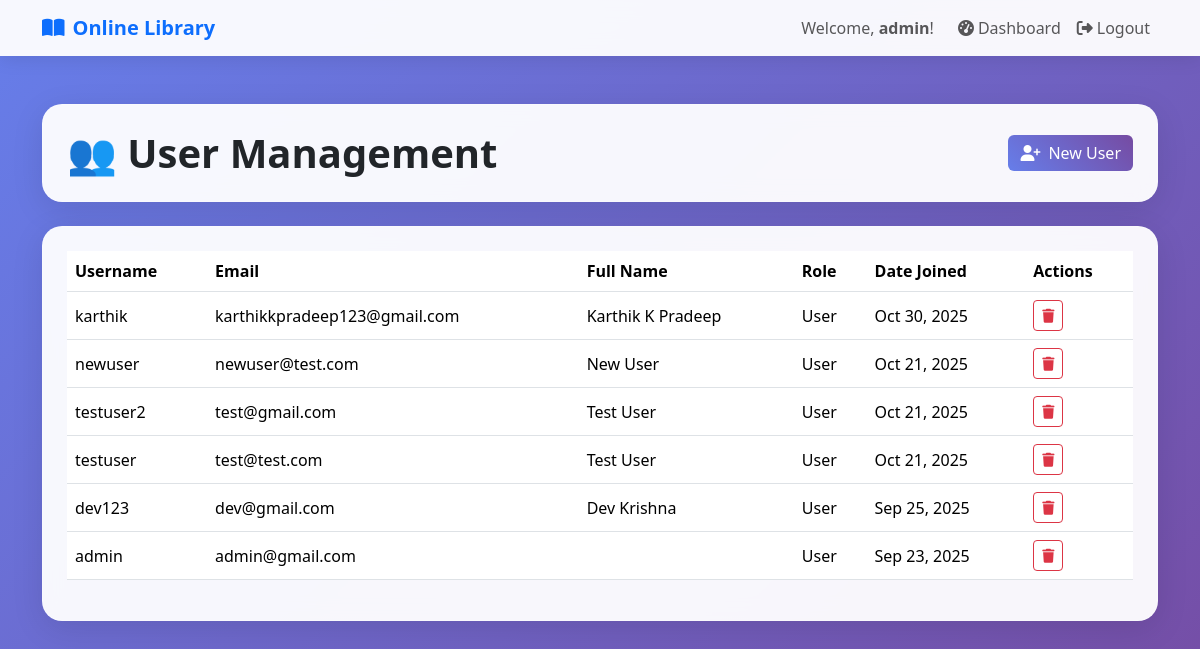
Before: /dashboard/users/ (signed in) with the older database file.
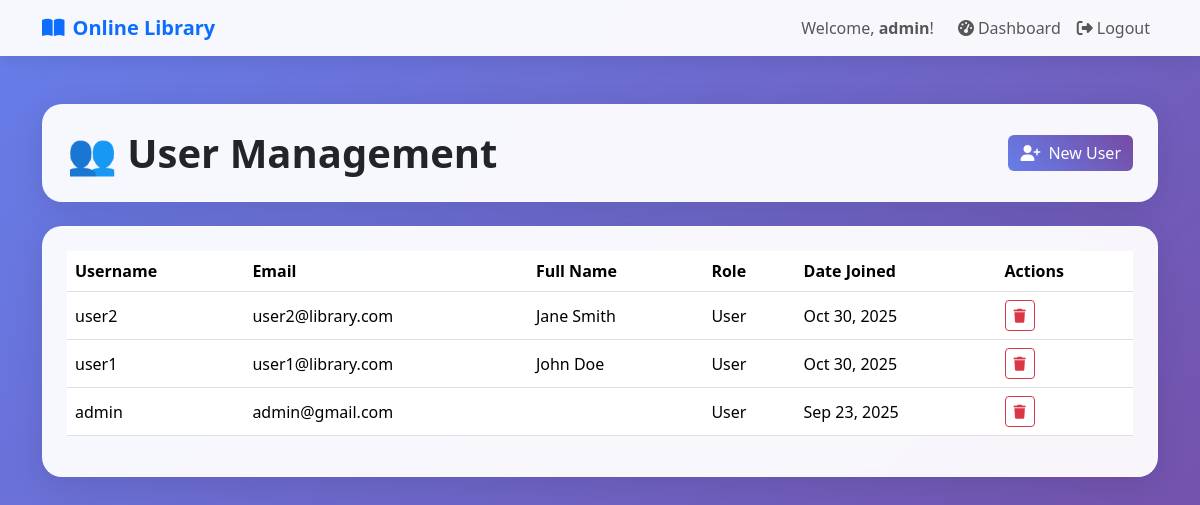
After: the same page with the newer database file.
### catalog/models.py (models this page shows, shortened)
class CustomUser(AbstractUser):
    ROLE_CHOICES = (
        ('admin', 'Admin'),
        ('user', 'User'),
    )
    role = models.CharField(max_length=10, choices=ROLE_CHOICES, default='user')

### catalog/views.py (the view)
# urls.py: path("dashboard/users/", views.user_management, name="user_management"),
@login_required
def user_management(request):
    if not request.user.is_superuser and not (hasattr(request.user, 'role') and request.user.role == 'admin'):
        messages.error(request, "You don't have permission to access this page.")
        return redirect('dashboard')
    users = CustomUser.objects.all().order_by('-date_joined')
    return render(request, 'catalog/user_management.html', {'users': users})

### templates/catalog/user_management.html (shortened to what this page needs)
{% extends "catalog/base.html" %}
{% block content %}
<div class="container py-5">
    <div class="row mb-4">
        <div class="col-12">
            <div class="glass-card p-4 d-flex justify-content-between align-items-center">
                <h1 class="display-6 fw-bold mb-0">👥 User Management</h1>
                <a href="{% url 'register' %}" class="btn btn-gradient">
                    <i class="fas fa-user-plus me-2"></i>New User
                </a>
            </div>
        </div>
    </div>
    <div class="row">
        <div class="col-12">
            {% if users %}
            <div class="glass-card p-4 table-responsive">
                <table class="table table-hover align-middle">
                    <thead>
                        <tr>
                            <th>Username</th>
                            <th>Email</th>
                            <th>Full Name</th>
                            <th>Role</th>
                            <th>Date Joined</th>
                            <th>Actions</th>
                        </tr>
                    </thead>
                    <tbody>
                        {% for user in users %}
                        <tr>
                            <td>{{ user.username }}</td>
                            <td>{{ user.email }}</td>
                            <td>{{ user.first_name }} {{ user.last_name }}</td>
                            <td>{{ user.role|title }}</td>
                            <td>{{ user.date_joined|date:"M d, Y" }}</td>
                            <td>
                                <form action="{% url 'delete_user' user.id %}" method="post" class="d-inline">
                                    <button class="btn btn-sm btn-outline-danger" onclick="return confirm('Are you sure you want to delete this user?');">
                                        <i class="fas fa-trash"></i>
                                    </button>
                                </form>
                            </td>
                        </tr>
                        {% endfor %}
                    </tbody>
                </table>
            </div>
            {% endif %}
        </div>
    </div>
</div>
{% endblock %}

### templates/catalog/base.html (shortened to what this page needs)
{% load static %}
<!DOCTYPE html>
<html lang="en">
<head>
    <link href="https://cdn.jsdelivr.net/npm/bootstrap@5.3.2/dist/css/bootstrap.min.css" rel="stylesheet">
    <link href="https://cdnjs.cloudflare.com/ajax/libs/font-awesome/6.4.0/css/all.min.css" rel="stylesheet">
</head>
<body>
    <nav class="navbar navbar-expand-lg navbar-light nav-glass">
        <div class="container">
            <a class="navbar-brand fw-bold text-primary" href="{% url 'home' %}">
                <i class="fas fa-book-open me-2"></i>Online Library
            </a>
            <div class="navbar-nav ms-auto">
                {% if user.is_authenticated %}
                    <span class="navbar-text me-3">Welcome, <strong>{{ user.username }}</strong>!</span>
                    <a class="nav-link" href="{% url 'dashboard' %}"><i class="fas fa-tachometer-alt me-1"></i>Dashboard</a>
                <form method="post" action="{% url 'logout' %}" class="d-inline">
                    <button type="submit" class="nav-link btn btn-link" style="border: none; background: none; cursor: pointer;">
                        <i class="fas fa-sign-out-alt me-1"></i>Logout
                    </button>
                </form>
                {% else %}
                    <a class="nav-link" href="{% url 'login' %}"><i class="fas fa-sign-in-alt me-1"></i>Login</a>
                    <a class="nav-link" href="{% url 'register' %}"><i class="fas fa-user-plus me-1"></i>Register</a>
                {% endif %}
            </div>
        </div>
    </nav>
    {% block content %}{% endblock %}
</body>
</html>

Changed rows visible on the page:
removed CustomUser: username "karthik", email "karthikkpradeep123@gmail.com", first_name "Karthik", last_name "K Pradeep", role "User", date_joined "Oct 30, 2025"
removed CustomUser: username "newuser", email "newuser@test.com", first_name "New", last_name "User", role "User", date_joined "Oct 21, 2025"
removed CustomUser: username "testuser2", email "test@gmail.com", first_name "Test", last_name "User", role "User", date_joined "Oct 21, 2025"
removed CustomUser: username "testuser", email "test@test.com", first_name "Test", last_name "User", role "User", date_joined "Oct 21, 2025"
removed CustomUser: username "dev123", email "dev@gmail.com", first_name "Dev", last_name "Krishna", role "User", date_joined "Sep 25, 2025"
added CustomUser: username "user2", email "user2@library.com", first_name "Jane", last_name "Smith", role "User", date_joined "Oct 30, 2025"
added CustomUser: username "user1", email "user1@library.com", first_name "John", last_name "Doe", role "User", date_joined "Oct 30, 2025"
